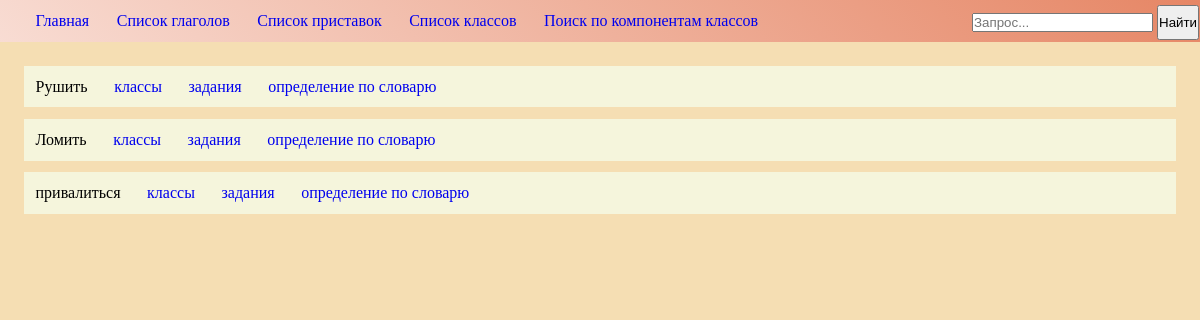
Page /words/ on the earlier database version.
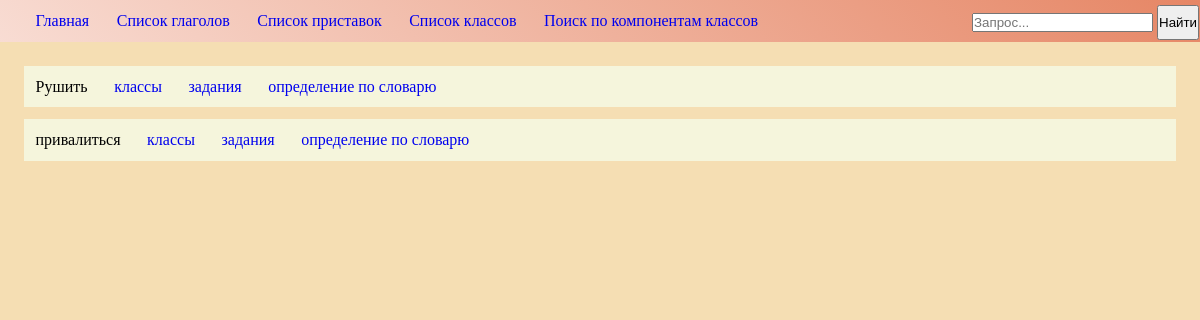
Same page on the later database version.
### words/models.py (models this page shows, shortened)
class Word(models.Model):
    word = models.CharField(max_length=64)
    pref = models.ForeignKey(Pref, on_delete=models.CASCADE, blank=True, null=True)
    class_name = models.ManyToManyField(Class)
    vocab = models.TextField(blank=True, null=True)

### words/views.py (the view)
# urls.py: url(r'^', include('index.urls')),
def index(request):
    context = {}
    context['words'] = Word.objects.all()
    return render(request, 'words/index.html', context)

### templates/words/index.html (shortened to what this page needs)
{% extends "base.html" %}
{% block content %}
    {% if words %}
        {% for word in words %}
            <p class="line">
                <span>{{ word.word }}</span>
                <a href="{% url 'words:classes' word.id %}" class="element_links">классы</a>
                <a href="{% url 'words:tasks' word.id %}" class="element_links">задания</a>
                <a href="{% url 'words:vocab' word.id %}" class="element_links">определение по словарю</a>
            </p>
        {% endfor %}
    {% endif %}
{% endblock %}

Differences in the rows shown:
removed Word: word "Ломить"
